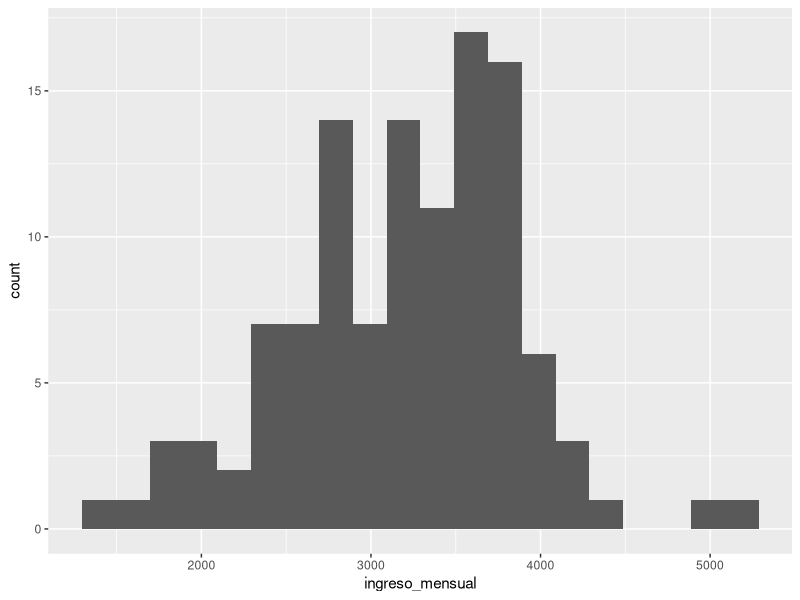
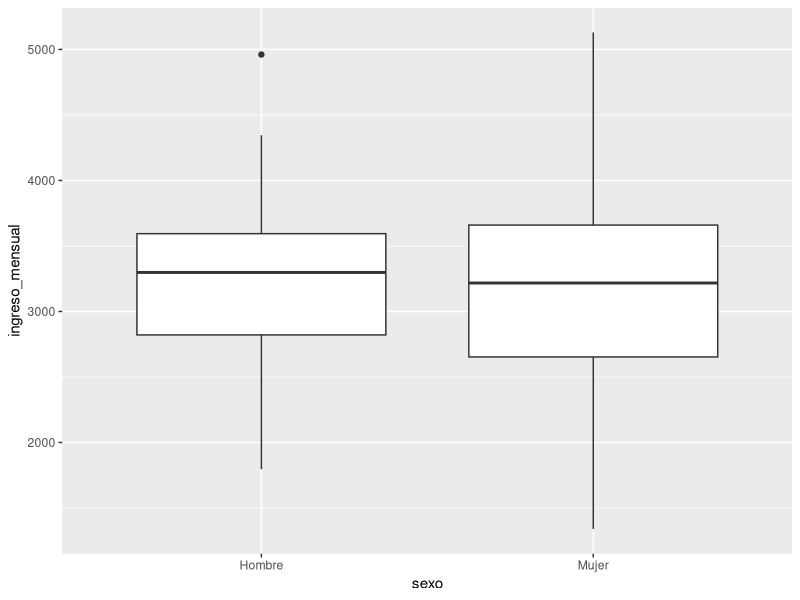
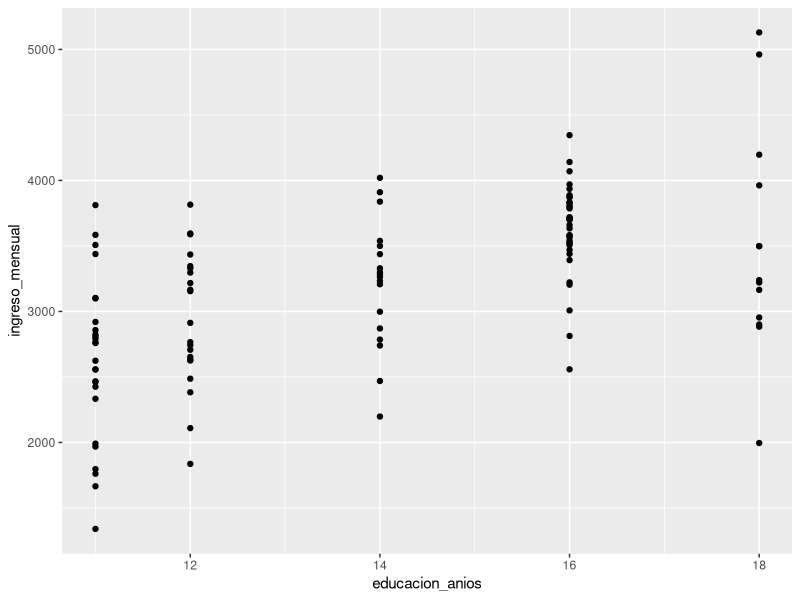
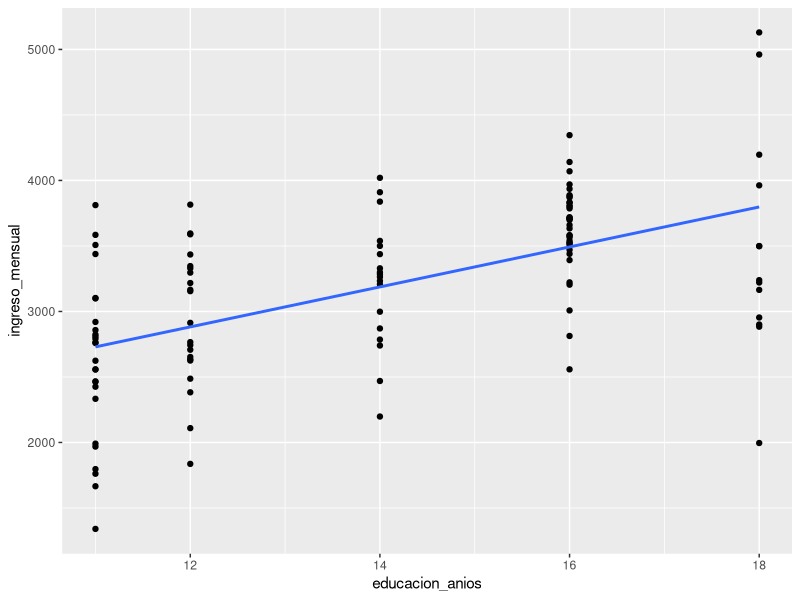
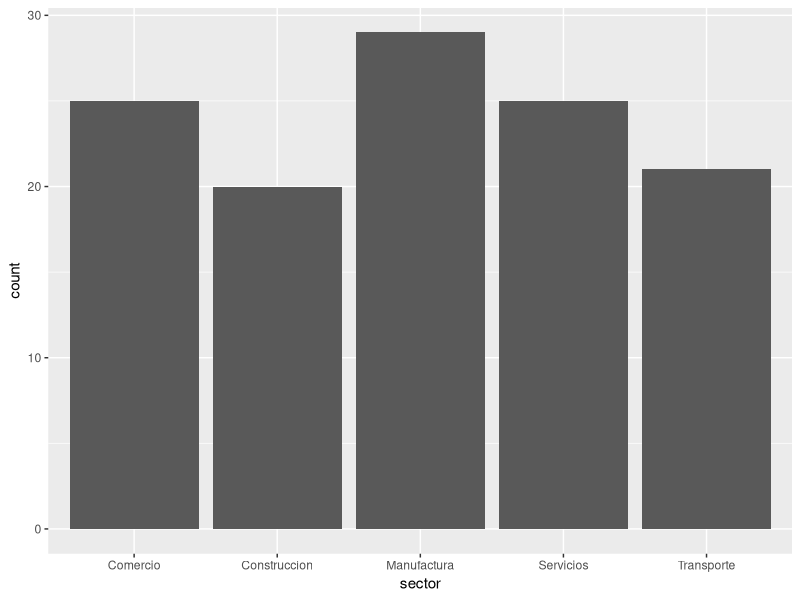
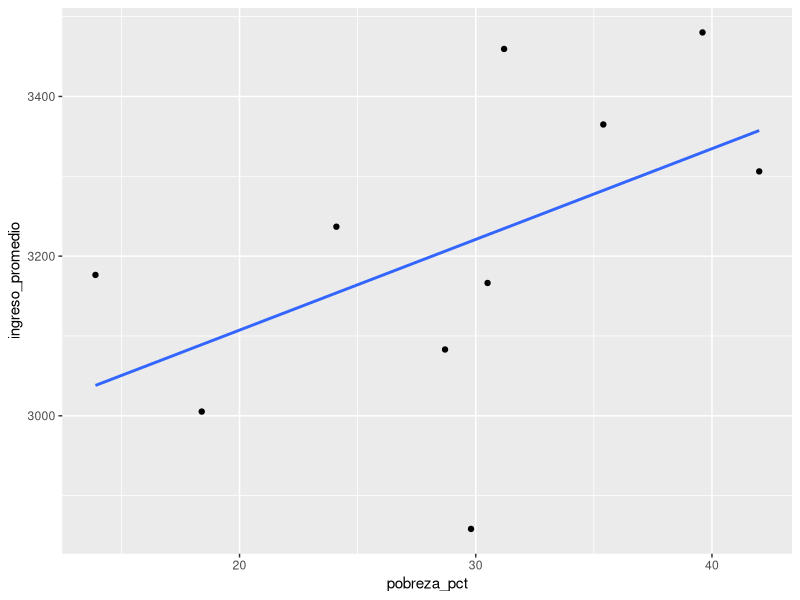

Reproduce these figures in R, in order.
# ==============================================================================
# SESIÓN 3 · CONVERTIR DATOS EN INFORMACIÓN
# Descriptivos, frecuencias, agrupación, joins, gráficos y correlación.
# ==============================================================================

library(tidyverse)

# ------------------------------------------------------------------------------
# 0. PREPARAR UNA BASE LIMPIA DE FORMA AUTÓNOMA
# ------------------------------------------------------------------------------
# El script puede ejecutarse aunque no hayas corrido la sesión 2 antes.
empleo <- read_csv("datos/empleo_peru_bruto.csv", show_col_types = FALSE)

empleo_limpio <- empleo |>
  distinct(id_persona, .keep_all = TRUE) |>
  mutate(
    region = str_to_title(str_trim(region)),
    edad = if_else(edad >= 18 & edad <= 80, edad, NA_real_),
    ingreso_mensual = if_else(
      is.na(ingreso_mensual) | ingreso_mensual <= 0,
      NA_real_,
      ingreso_mensual
    )
  )

# ------------------------------------------------------------------------------
# 1. ¿POR QUÉ DESCRIBIR ANTES DE MODELAR?
# ------------------------------------------------------------------------------
# Una media o un gráfico puede revelar faltantes, extremos, asimetrías o grupos.
summary(empleo_limpio)

# ------------------------------------------------------------------------------
# 2. ESTADÍSTICOS DESCRIPTIVOS ESENCIALES
# ------------------------------------------------------------------------------
mean(empleo_limpio$ingreso_mensual, na.rm = TRUE)
median(empleo_limpio$ingreso_mensual, na.rm = TRUE)
sd(empleo_limpio$ingreso_mensual, na.rm = TRUE)
var(empleo_limpio$ingreso_mensual, na.rm = TRUE)
min(empleo_limpio$ingreso_mensual, na.rm = TRUE)
max(empleo_limpio$ingreso_mensual, na.rm = TRUE)
quantile(empleo_limpio$ingreso_mensual, na.rm = TRUE)

# Una tabla resumen en un solo objeto.
resumen_ingreso <- empleo_limpio |>
  summarise(
    n = n(),
    validos = sum(!is.na(ingreso_mensual)),
    media = mean(ingreso_mensual, na.rm = TRUE),
    mediana = median(ingreso_mensual, na.rm = TRUE),
    desviacion = sd(ingreso_mensual, na.rm = TRUE),
    minimo = min(ingreso_mensual, na.rm = TRUE),
    maximo = max(ingreso_mensual, na.rm = TRUE)
  )

resumen_ingreso

# ------------------------------------------------------------------------------
# 3. FRECUENCIAS Y PROPORCIONES
# ------------------------------------------------------------------------------
table(empleo_limpio$sexo)
prop.table(table(empleo_limpio$sexo))

# Con dplyr queda fácil guardar la tabla.
frecuencia_sector <- empleo_limpio |>
  count(sector, name = "n") |>
  mutate(porcentaje = 100 * n / sum(n)) |>
  arrange(desc(n))

frecuencia_sector

# ------------------------------------------------------------------------------
# 4. group_by() + summarise(): DE MICRODATOS A INDICADORES
# ------------------------------------------------------------------------------
# group_by() define grupos; summarise() reduce cada grupo a indicadores.
resumen_region <- empleo_limpio |>
  group_by(region) |>
  summarise(
    n = n(),
    ingreso_promedio = mean(ingreso_mensual, na.rm = TRUE),
    educacion_promedio = mean(educacion_anios, na.rm = TRUE),
    experiencia_promedio = mean(experiencia_anios, na.rm = TRUE),
    tasa_formalidad = mean(formal == "Si", na.rm = TRUE) * 100,
    .groups = "drop"
  ) |>
  arrange(desc(ingreso_promedio))

resumen_region

# Otro ejemplo: perfil por sexo y formalidad.
perfil_laboral <- empleo_limpio |>
  group_by(sexo, formal) |>
  summarise(
    n = n(),
    ingreso_promedio = mean(ingreso_mensual, na.rm = TRUE),
    educacion_promedio = mean(educacion_anios, na.rm = TRUE),
    .groups = "drop"
  )

perfil_laboral

# ------------------------------------------------------------------------------
# 5. LLAVES Y JOINS: UNIR INFORMACIÓN SIN PERDER CONTROL
# ------------------------------------------------------------------------------
contexto <- read_csv(
  "datos/contexto_regional_2025.csv",
  show_col_types = FALSE
)

head(contexto)

# Diagnóstico: ¿qué regiones del resumen no encuentran pareja en contexto?
anti_join(resumen_region, contexto, by = "region")

# Diagnóstico inverso: ¿qué regiones de contexto no aparecen en el resumen?
anti_join(contexto, resumen_region, by = "region")

# Unión principal.
base_regional <- resumen_region |>
  left_join(contexto, by = "region")

base_regional

# Revisa dimensiones antes y después del join.
dim(resumen_region)
dim(base_regional)

# ------------------------------------------------------------------------------
# 6. VISUALIZACIÓN CON ggplot2: DATOS + ESTÉTICA + GEOMETRÍA
# ------------------------------------------------------------------------------
# HISTOGRAMA: forma de una variable numérica.
ggplot(empleo_limpio, aes(x = ingreso_mensual)) +
  geom_histogram(bins = 20)

# BOXPLOT: distribución comparada entre grupos.
ggplot(empleo_limpio, aes(x = sexo, y = ingreso_mensual)) +
  geom_boxplot()

# DISPERSIÓN: relación visual entre dos variables numéricas.
ggplot(empleo_limpio, aes(x = educacion_anios, y = ingreso_mensual)) +
  geom_point()

# DISPERSIÓN + línea lineal descriptiva.
ggplot(empleo_limpio, aes(x = educacion_anios, y = ingreso_mensual)) +
  geom_point() +
  geom_smooth(method = "lm", se = FALSE)

# BARRAS: frecuencia por categoría.
ggplot(empleo_limpio, aes(x = sector)) +
  geom_bar()

# ------------------------------------------------------------------------------
# 7. CORRELACIÓN: DIRECCIÓN E INTENSIDAD LINEAL
# ------------------------------------------------------------------------------
cor(
  empleo_limpio$educacion_anios,
  empleo_limpio$ingreso_mensual,
  use = "complete.obs"
)

# Matriz de correlaciones de tres variables.
vars_cor <- empleo_limpio |>
  select(ingreso_mensual, educacion_anios, experiencia_anios)

cor(vars_cor, use = "complete.obs")

# Regla: correlación no implica causalidad.

# ------------------------------------------------------------------------------
# 8. CONTEXTO REGIONAL: GRÁFICO DE EJEMPLO
# ------------------------------------------------------------------------------
ggplot(base_regional, aes(x = pobreza_pct, y = ingreso_promedio)) +
  geom_point() +
  geom_smooth(method = "lm", se = FALSE)

# ------------------------------------------------------------------------------
# 9. EXPORTAR TABLAS Y GRÁFICOS
# ------------------------------------------------------------------------------
dir.create("resultados", showWarnings = FALSE)
dir.create("graficos", showWarnings = FALSE)

write_csv(resumen_region, "resultados/resumen_region.csv")
write_csv(base_regional, "resultados/base_regional.csv")

# Para guardar el último gráfico ejecutado puedes usar ggsave().
# ggsave("graficos/relacion_pobreza_ingreso.png", width = 8, height = 5)

# ------------------------------------------------------------------------------
# 10. EJERCICIOS DE LA SESIÓN 3
# ------------------------------------------------------------------------------
# EJERCICIO A
# Calcula ingreso promedio y educación promedio por region y sexo.
# Ordena el resultado desde el mayor ingreso promedio.

# EJERCICIO B
# Crea una tabla de frecuencias de formal y calcula porcentajes.

# EJERCICIO C
# Construye un gráfico ingreso_mensual vs experiencia_anios y añade una línea lm.

# RETO
# Antes de hacer left_join(), usa anti_join() y explica en un comentario qué revela.

# Escribe tus soluciones debajo:


# FIN SESIÓN 3
